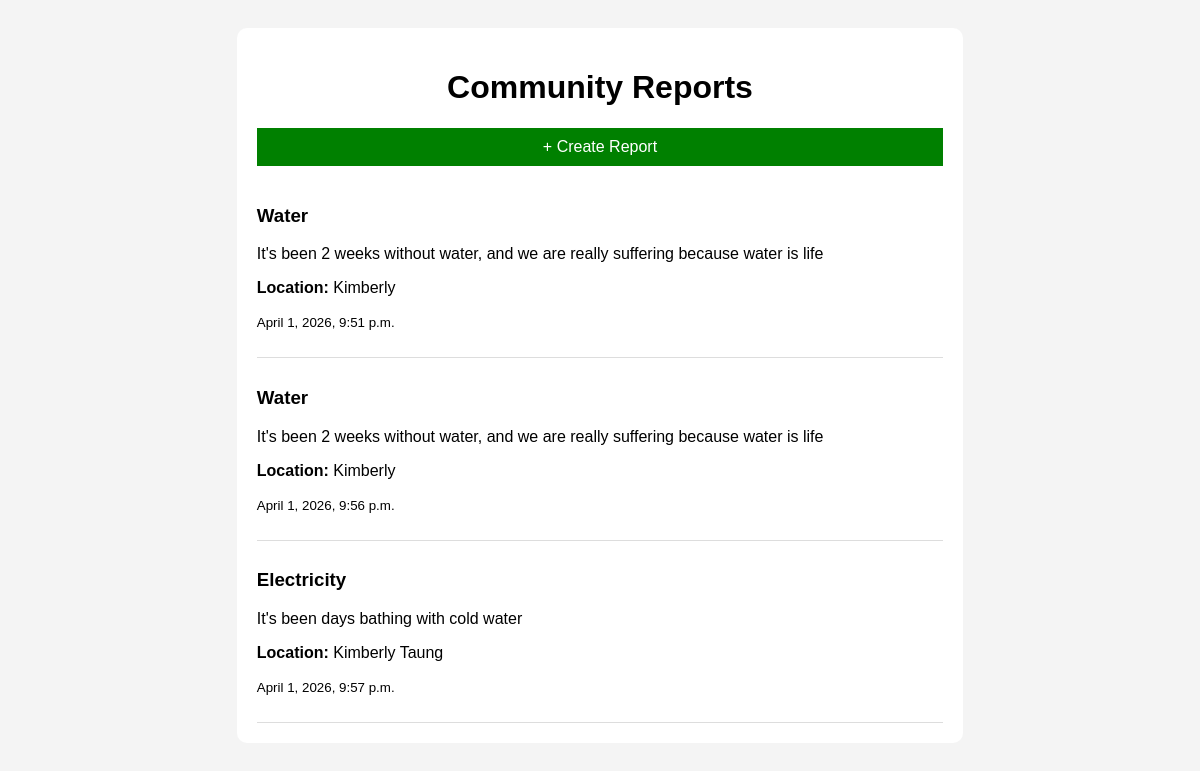
The page / on the database its author committed.
### services/models.py (models this page shows, shortened)
class Report(models.Model):
    title = models.CharField(max_length=100)
    description = models.TextField()
    location = models.CharField(max_length=100)
    date_reported = models.DateTimeField(auto_now_add=True)

### services/views.py (the view)
# urls.py: path('', views.view_reports, name='view_reports'),
def view_reports(request):
    reports = Report.objects.all()
    return render(request, 'view_reports.html', {'reports': reports})

### services/templates/view_reports.html (shortened to what this page needs)
<!DOCTYPE html>
<html>
<head>
</head>
<body>
    <div class="container">
        <h1>Community Reports</h1>
        <a href="/create/" class="btn">+ Create Report</a>
        {% for report in reports %}
            <div class="report">
                <h3>{{ report.title }}</h3>
                <p>{{ report.description }}</p>
                <p><strong>Location:</strong> {{ report.location }}</p>
                <p><small>{{ report.date_reported }}</small></p>
            </div>
        {% empty %}
            <p>No reports yet.</p>
        {% endfor %}
    </div>
</body>
</html>

### services/templates/view_reports.html (style rules this page uses)
body { font-family: Arial; background-color: #f4f4f4; padding: 20px; }
.container { width: 60%; margin: auto; background: white; padding: 20px; border-radius: 10px; }
h1 { text-align: center; }
.report { border-bottom: 1px solid #ddd; padding: 10px 0; }
.btn { display: block; text-align: center; background: green; color: white; padding: 10px; margin-bottom: 10px; text-decoration: none; }

### rows shown on the page
Report: title "Water", description "It's been 2 weeks without water, and we are really suffering because water is life", location "Kimberly", date_reported "April 1, 2026, 9:51 p.m."
Report: title "Water", description "It's been 2 weeks without water, and we are really suffering because water is life", location "Kimberly", date_reported "April 1, 2026, 9:56 p.m."
Report: title "Electricity", description "It's been days bathing with cold water", location "Kimberly Taung", date_reported "April 1, 2026, 9:57 p.m."
